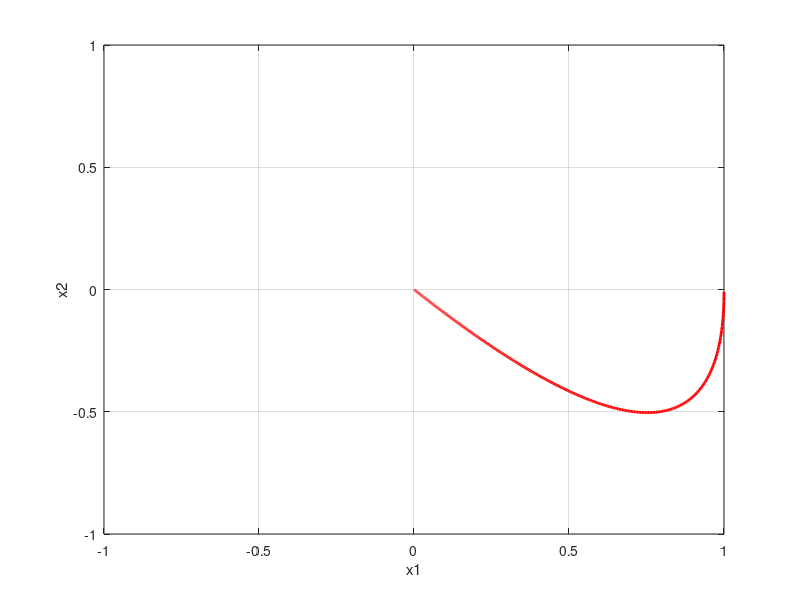

Write the MATLAB code that produced this figure.
% main function
function main
clear all;
close all;
% initialization
xk=[1;0];
uk=0;
T=0.01;
for k=1:1:1000
t(k)=k*T;
time=[0 T];
tk=t(k);
% solve using ode45
[tt,xx]=ode45(@(t,x) nonautonomous(tk,xk,uk),time,xk);
% updating state vector, 
% which acts as the initial state of next iteration.
% last row in xx vector is taken as current state vector.
xk=xx(length(xx),:)'; 
x1(k)=xk(1);
x2(k)=xk(2);
% control law
u(k)=-3*x2(k)-1*x1(k);
% updating control input
uk=u(k);
end
% plotting the responce
figure(1);
plot(x1,x2,'r','linewidth',2); 
hold on;
xlabel('x1');ylabel('x2');
axis([-1 1 -1 1])
grid on;

% state equations: non-autonomous system
function dx=nonautonomous(t,x,u)
%initialization
dx=zeros(2,1);
% define elements of x dot vector
dx(1)=x(2);
dx(2)=-x(1)+u;


